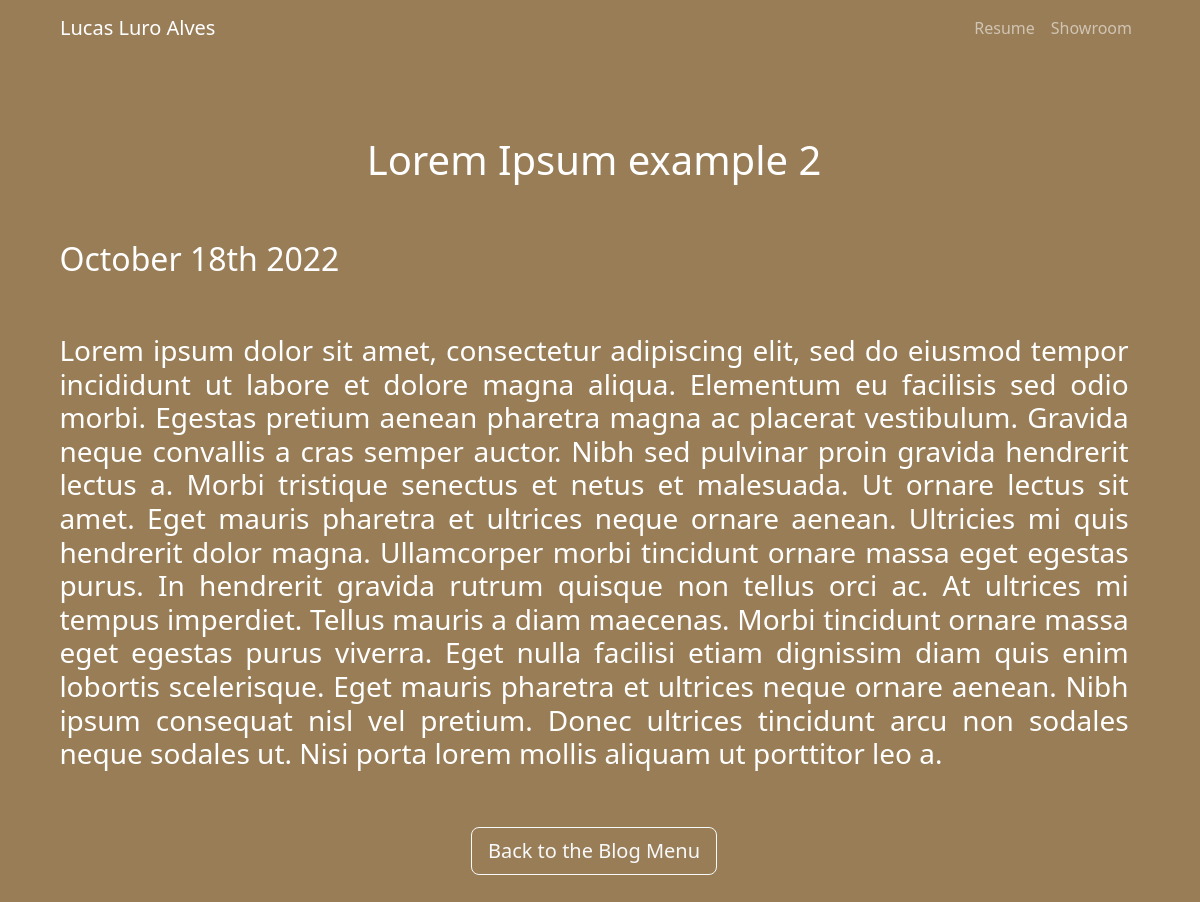
/blog/5/, run on the app's committed database.
### blog/models.py (models this page shows, shortened)
class Blog(models.Model):
    title = models.CharField(max_length=200)
    description = models.TextField()
    date = models.DateTimeField()

### blog/views.py (the view)
# urls.py: path('<int:blog_id>/', views.detail, name='detail'),
def detail(request, blog_id):
    blog = get_object_or_404(Blog, pk=blog_id)
    return render(request, 'blog/detail.html',{'blog':blog})

### blog/templates/blog/detail.html
{% extends 'portfolio/base.html' %}
{% block content %}
<div class="detailedblog">
    <h1 style="color: white">{{ blog.title }}</h1><br><br>
    <h2 style="color: white">{{ blog.date|date:'F jS Y'}}</h2><br><br>
    <h3 class="blogdesc" style="color: white">{{ blog.description }}</h3><br><br>
    <button class="btn btn-lg btn-outline-light" id="backtoblogs" href="{% url 'blog:blogs' %}">Back to the Blog Menu</button>
</div>
{% endblock %}

### portfolio/static/portfolio/custom.css (style rules this page uses)
body { background-color: rgb(152, 125, 87); margin: 5% 0%; width: 99%; }
h1 { text-align:center; color:rgb(255, 255, 255); padding: 2cm 0cm 0cm 0cm; }
#backtoblogs { display: block; margin-left: auto; margin-right: auto; }
.blogdesc { text-align: justify; }
.detailedblog { padding: 0% 5%; }

### data on the page
Blog: title "Lorem Ipsum example 2", date "October 18th 2022", description "Lorem ipsum dolor sit amet, consectetur adipiscing elit, sed do eiusmod tempor incididunt ut labore et dolore magna aliqua. Elementum eu facilisis sed odio morbi. Egestas pretium aenean pharetra magna ac placerat vestibulum. Gravida neque convallis a cras semper auctor. Nibh sed pulvinar proin gravida hendrerit lectus a. Morbi tristique senectus et netus et malesuada. Ut ornare lectus sit amet. Eget mauris pharetra et ultrices neque ornare aenean. Ultricies mi quis hendrerit dolor magna. Ullamcorper morbi tincidunt ornare massa eget egestas purus. In hendrerit gravida rutrum quisque non tellus orci ac. At ultrices mi tempus imperdiet. Tellus mauris a diam maecenas. Morbi tincidunt ornare…"
